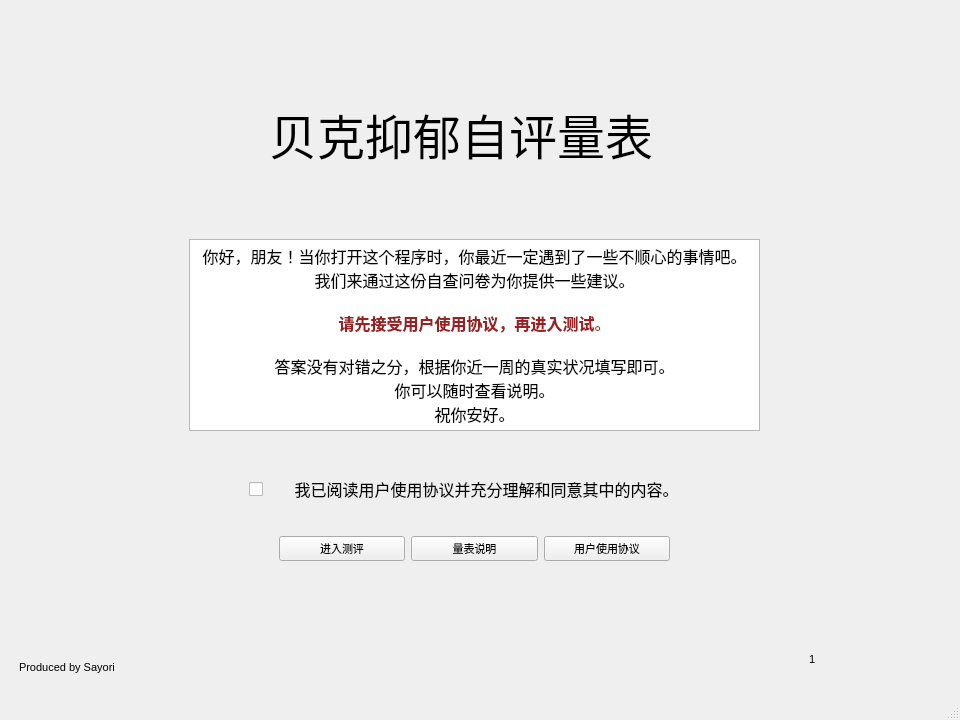
<?xml version="1.0" encoding="UTF-8"?>
<ui version="4.0">
 <class>MainWindow</class>
 <widget class="QMainWindow" name="MainWindow">
  <property name="geometry">
   <rect>
    <x>0</x>
    <y>0</y>
    <width>960</width>
    <height>720</height>
   </rect>
  </property>
  <property name="minimumSize">
   <size>
    <width>960</width>
    <height>720</height>
   </size>
  </property>
  <property name="maximumSize">
   <size>
    <width>960</width>
    <height>720</height>
   </size>
  </property>
  <property name="font">
   <font>
    <pointsize>8</pointsize>
   </font>
  </property>
  <property name="windowTitle">
   <string>MainWindow</string>
  </property>
  <widget class="QWidget" name="centralwidget">
   <widget class="QStackedWidget" name="stackedWidget">
    <property name="geometry">
     <rect>
      <x>9</x>
      <y>-1</y>
      <width>951</width>
      <height>691</height>
     </rect>
    </property>
    <property name="currentIndex">
     <number>0</number>
    </property>
    <widget class="QWidget" name="page">
     <widget class="QTextBrowser" name="textBrowser">
      <property name="geometry">
       <rect>
        <x>180</x>
        <y>240</y>
        <width>571</width>
        <height>192</height>
       </rect>
      </property>
      <property name="html">
       <string>&lt;!DOCTYPE HTML PUBLIC &quot;-//W3C//DTD HTML 4.0//EN&quot; &quot;http://www.w3.org/TR/REC-html40/strict.dtd&quot;&gt;
&lt;html&gt;&lt;head&gt;&lt;meta name=&quot;qrichtext&quot; content=&quot;1&quot; /&gt;&lt;meta charset=&quot;utf-8&quot; /&gt;&lt;style type=&quot;text/css&quot;&gt;
p, li { white-space: pre-wrap; }
hr { height: 1px; border-width: 0; }
li.unchecked::marker { content: &quot;\2610&quot;; }
li.checked::marker { content: &quot;\2612&quot;; }
&lt;/style&gt;&lt;/head&gt;&lt;body style=&quot; font-family:'Microsoft YaHei UI'; font-size:8pt; font-weight:400; font-style:normal;&quot;&gt;
&lt;p align=&quot;center&quot; style=&quot; margin-top:0px; margin-bottom:0px; margin-left:0px; margin-right:0px; -qt-block-indent:0; text-indent:0px;&quot;&gt;&lt;span style=&quot; font-size:12pt;&quot;&gt;你好，朋友！当你打开这个程序时，你最近一定遇到了一些不顺心的事情吧。&lt;/span&gt;&lt;/p&gt;
&lt;p align=&quot;center&quot; style=&quot; margin-top:0px; margin-bottom:0px; margin-left:0px; margin-right:0px; -qt-block-indent:0; text-indent:0px;&quot;&gt;&lt;span style=&quot; font-size:12pt;&quot;&gt;我们来通过这份自查问卷为你提供一些建议。&lt;/span&gt;&lt;/p&gt;
&lt;p align=&quot;center&quot; style=&quot;-qt-paragraph-type:empty; margin-top:0px; margin-bottom:0px; margin-left:0px; margin-right:0px; -qt-block-indent:0; text-indent:0px; font-size:12pt;&quot;&gt;&lt;br /&gt;&lt;/p&gt;
&lt;p align=&quot;center&quot; style=&quot; margin-top:0px; margin-bottom:0px; margin-left:0px; margin-right:0px; -qt-block-indent:0; text-indent:0px;&quot;&gt;&lt;span style=&quot; font-size:12pt; font-weight:700; color:#9a2022;&quot;&gt;请先接受用户使用协议，再进入测试&lt;/span&gt;&lt;span style=&quot; font-size:12pt; color:#9a2022;&quot;&gt;。&lt;/span&gt;&lt;/p&gt;
&lt;p align=&quot;center&quot; style=&quot;-qt-paragraph-type:empty; margin-top:0px; margin-bottom:0px; margin-left:0px; margin-right:0px; -qt-block-indent:0; text-indent:0px; font-size:12pt; color:#9a2022;&quot;&gt;&lt;br /&gt;&lt;/p&gt;
&lt;p align=&quot;center&quot; style=&quot; margin-top:0px; margin-bottom:0px; margin-left:0px; margin-right:0px; -qt-block-indent:0; text-indent:0px;&quot;&gt;&lt;span style=&quot; font-size:12pt;&quot;&gt;答案没有对错之分，根据你近一周的真实状况填写即可。&lt;/span&gt;&lt;/p&gt;
&lt;p align=&quot;center&quot; style=&quot; margin-top:0px; margin-bottom:0px; margin-left:0px; margin-right:0px; -qt-block-indent:0; text-indent:0px;&quot;&gt;&lt;span style=&quot; font-size:12pt;&quot;&gt;你可以随时查看说明。&lt;/span&gt;&lt;/p&gt;
&lt;p align=&quot;center&quot; style=&quot; margin-top:0px; margin-bottom:0px; margin-left:0px; margin-right:0px; -qt-block-indent:0; text-indent:0px;&quot;&gt;&lt;span style=&quot; font-size:12pt;&quot;&gt;祝你安好。&lt;/span&gt;&lt;/p&gt;&lt;/body&gt;&lt;/html&gt;</string>
      </property>
     </widget>
     <widget class="QLabel" name="version">
      <property name="geometry">
       <rect>
        <x>800</x>
        <y>640</y>
        <width>61</width>
        <height>41</height>
       </rect>
      </property>
      <property name="text">
       <string>1</string>
      </property>
     </widget>
     <widget class="QLabel" name="label">
      <property name="geometry">
       <rect>
        <x>260</x>
        <y>70</y>
        <width>411</width>
        <height>131</height>
       </rect>
      </property>
      <property name="font">
       <font>
        <family>等线</family>
        <pointsize>36</pointsize>
       </font>
      </property>
      <property name="text">
       <string>贝克抑郁自评量表</string>
      </property>
     </widget>
     <widget class="QWidget" name="horizontalLayoutWidget">
      <property name="geometry">
       <rect>
        <x>270</x>
        <y>510</y>
        <width>391</width>
        <height>80</height>
       </rect>
      </property>
      <layout class="QHBoxLayout" name="horizontalLayout">
       <item>
        <widget class="QPushButton" name="Enter">
         <property name="text">
          <string>进入测评</string>
         </property>
        </widget>
       </item>
       <item>
        <widget class="QPushButton" name="ins">
         <property name="text">
          <string>量表说明</string>
         </property>
        </widget>
       </item>
       <item>
        <widget class="QPushButton" name="Agreement">
         <property name="text">
          <string>用户使用协议</string>
         </property>
        </widget>
       </item>
      </layout>
     </widget>
     <widget class="QCheckBox" name="checkBox">
      <property name="geometry">
       <rect>
        <x>240</x>
        <y>480</y>
        <width>431</width>
        <height>20</height>
       </rect>
      </property>
      <property name="font">
       <font>
        <pointsize>12</pointsize>
       </font>
      </property>
      <property name="text">
       <string>      我已阅读用户使用协议并充分理解和同意其中的内容。</string>
      </property>
     </widget>
     <widget class="QLabel" name="label_3">
      <property name="geometry">
       <rect>
        <x>10</x>
        <y>660</y>
        <width>111</width>
        <height>16</height>
       </rect>
      </property>
      <property name="text">
       <string>Produced by Sayori</string>
      </property>
     </widget>
    </widget>
    <widget class="QWidget" name="page_2">
     <widget class="QTableWidget" name="mainTable">
      <property name="geometry">
       <rect>
        <x>-15</x>
        <y>31</y>
        <width>961</width>
        <height>521</height>
       </rect>
      </property>
      <property name="editTriggers">
       <set>QAbstractItemView::EditTrigger::NoEditTriggers</set>
      </property>
      <attribute name="horizontalHeaderVisible">
       <bool>true</bool>
      </attribute>
      <attribute name="verticalHeaderVisible">
       <bool>true</bool>
      </attribute>
      <column>
       <property name="text">
        <string>题号</string>
       </property>
      </column>
      <column>
       <property name="text">
        <string>描述1</string>
       </property>
      </column>
      <column>
       <property name="text">
        <string>描述2</string>
       </property>
      </column>
      <column>
       <property name="text">
        <string>描述3</string>
       </property>
      </column>
      <column>
       <property name="text">
        <string>描述4</string>
       </property>
      </column>
     </widget>
     <widget class="QWidget" name="horizontalLayoutWidget_2">
      <property name="geometry">
       <rect>
        <x>0</x>
        <y>560</y>
        <width>951</width>
        <height>31</height>
       </rect>
      </property>
      <layout class="QHBoxLayout" name="horizontalLayout_2">
       <item>
        <spacer name="horizontalSpacer">
         <property name="orientation">
          <enum>Qt::Orientation::Horizontal</enum>
         </property>
         <property name="sizeHint" stdset="0">
          <size>
           <width>40</width>
           <height>20</height>
          </size>
         </property>
        </spacer>
       </item>
       <item>
        <widget class="QPushButton" name="prePage">
         <property name="text">
          <string>上一页</string>
         </property>
        </widget>
       </item>
       <item>
        <widget class="QPushButton" name="nextPage">
         <property name="text">
          <string>下一页</string>
         </property>
        </widget>
       </item>
       <item>
        <widget class="QPushButton" name="submit">
         <property name="text">
          <string>提交</string>
         </property>
        </widget>
       </item>
       <item>
        <spacer name="horizontalSpacer_2">
         <property name="orientation">
          <enum>Qt::Orientation::Horizontal</enum>
         </property>
         <property name="sizeHint" stdset="0">
          <size>
           <width>40</width>
           <height>20</height>
          </size>
         </property>
        </spacer>
       </item>
      </layout>
     </widget>
     <widget class="QWidget" name="horizontalLayoutWidget_4">
      <property name="geometry">
       <rect>
        <x>0</x>
        <y>590</y>
        <width>951</width>
        <height>41</height>
       </rect>
      </property>
      <layout class="QHBoxLayout" name="horizontalLayout_4">
       <item>
        <spacer name="horizontalSpacer_6">
         <property name="orientation">
          <enum>Qt::Orientation::Horizontal</enum>
         </property>
         <property name="sizeHint" stdset="0">
          <size>
           <width>40</width>
           <height>20</height>
          </size>
         </property>
        </spacer>
       </item>
       <item>
        <widget class="QLabel" name="pageHint">
         <property name="text">
          <string/>
         </property>
        </widget>
       </item>
       <item>
        <spacer name="horizontalSpacer_7">
         <property name="orientation">
          <enum>Qt::Orientation::Horizontal</enum>
         </property>
         <property name="sizeHint" stdset="0">
          <size>
           <width>40</width>
           <height>20</height>
          </size>
         </property>
        </spacer>
       </item>
      </layout>
     </widget>
     <widget class="QWidget" name="horizontalLayoutWidget_3">
      <property name="geometry">
       <rect>
        <x>0</x>
        <y>630</y>
        <width>951</width>
        <height>41</height>
       </rect>
      </property>
      <layout class="QHBoxLayout" name="horizontalLayout_3">
       <item>
        <spacer name="horizontalSpacer_5">
         <property name="orientation">
          <enum>Qt::Orientation::Horizontal</enum>
         </property>
         <property name="sizeHint" stdset="0">
          <size>
           <width>40</width>
           <height>20</height>
          </size>
         </property>
        </spacer>
       </item>
       <item>
        <widget class="QLabel" name="hint">
         <property name="font">
          <font>
           <pointsize>12</pointsize>
          </font>
         </property>
         <property name="text">
          <string/>
         </property>
        </widget>
       </item>
       <item>
        <spacer name="horizontalSpacer_4">
         <property name="orientation">
          <enum>Qt::Orientation::Horizontal</enum>
         </property>
         <property name="sizeHint" stdset="0">
          <size>
           <width>40</width>
           <height>20</height>
          </size>
         </property>
        </spacer>
       </item>
      </layout>
     </widget>
    </widget>
    <widget class="QWidget" name="page_3">
     <widget class="QTextBrowser" name="textBrowser_2">
      <property name="geometry">
       <rect>
        <x>0</x>
        <y>260</y>
        <width>931</width>
        <height>411</height>
       </rect>
      </property>
      <property name="html">
       <string>&lt;!DOCTYPE HTML PUBLIC &quot;-//W3C//DTD HTML 4.0//EN&quot; &quot;http://www.w3.org/TR/REC-html40/strict.dtd&quot;&gt;
&lt;html&gt;&lt;head&gt;&lt;meta name=&quot;qrichtext&quot; content=&quot;1&quot; /&gt;&lt;meta charset=&quot;utf-8&quot; /&gt;&lt;style type=&quot;text/css&quot;&gt;
p, li { white-space: pre-wrap; }
hr { height: 1px; border-width: 0; }
li.unchecked::marker { content: &quot;\2610&quot;; }
li.checked::marker { content: &quot;\2612&quot;; }
&lt;/style&gt;&lt;/head&gt;&lt;body style=&quot; font-family:'Microsoft YaHei UI'; font-size:8pt; font-weight:400; font-style:normal;&quot;&gt;
&lt;p style=&quot; margin-top:0px; margin-bottom:0px; margin-left:0px; margin-right:0px; -qt-block-indent:0; text-indent:0px;&quot;&gt;&lt;span style=&quot; font-family:'ui-sans-serif','system-ui','sans-serif','Apple Color Emoji','Segoe UI Emoji','Segoe UI Symbol','Noto Color Emoji'; font-size:12pt; font-weight:700; color:#1f2329; background-color:#ffffff;&quot;&gt;本测试结果基于贝克抑郁量表设计，仅为自我评估参考，在任何时间、场合下均不构成医学诊断或治疗依据。&lt;/span&gt;&lt;/p&gt;
&lt;p style=&quot;-qt-paragraph-type:empty; margin-top:0px; margin-bottom:0px; margin-left:0px; margin-right:0px; -qt-block-indent:0; text-indent:0px; font-family:'ui-sans-serif','system-ui','sans-serif','Apple Color Emoji','Segoe UI Emoji','Segoe UI Symbol','Noto Color Emoji'; font-size:10pt; font-weight:700; color:#1f2329;&quot;&gt;&lt;br /&gt;&lt;/p&gt;
&lt;p style=&quot; margin-top:0px; margin-bottom:0px; margin-left:0px; margin-right:0px; -qt-block-indent:0; text-indent:0px;&quot;&gt;&lt;span style=&quot; font-family:'Inter','-apple-system','BlinkMacSystemFont','Segoe UI','PingFang SC','Hiragino Sans GB','Microsoft YaHei','Helvetica Neue','Helvetica','Arial','sans-serif'; font-size:12pt; color:#000000; background-color:#ffffff;&quot;&gt;本次测试结果基于您的自我报告生成，仅为个人情绪状态的参考性反馈，不构成任何医学诊断、治疗建议或健康结论。心理状态的评估需要结合专业访谈、临床观察等多维度信息，若您在测试中发现自身存在持续的情绪困扰（如长期低落、焦虑、失眠、兴趣减退等），或测试结果让您对自身心理健康状况产生担忧，建议及时联系专业心理咨询师、心理医生或前往正规医疗机构的心理科就诊，获得科学的评估与支持。&lt;/span&gt;&lt;/p&gt;
&lt;p style=&quot;-qt-paragraph-type:empty; margin-top:0px; margin-bottom:0px; margin-left:0px; margin-right:0px; -qt-block-indent:0; text-indent:0px; font-family:'Inter','-apple-system','BlinkMacSystemFont','Segoe UI','PingFang SC','Hiragino Sans GB','Microsoft YaHei','Helvetica Neue','Helvetica','Arial','sans-serif'; font-size:12pt; color:#000000;&quot;&gt;&lt;br /&gt;&lt;/p&gt;
&lt;p style=&quot; margin-top:0px; margin-bottom:0px; margin-left:0px; margin-right:0px; -qt-block-indent:0; text-indent:0px; line-height:24px; background-color:#ffffff;&quot;&gt;&lt;span style=&quot; font-family:'Inter','-apple-system','BlinkMacSystemFont','Segoe UI','PingFang SC','Hiragino Sans GB','Microsoft YaHei','Helvetica Neue','Helvetica','Arial','sans-serif'; font-size:12pt; color:#000000; background-color:#ffffff;&quot;&gt;情绪的起伏是人生常态，正视自身感受、主动关注心理健康，是爱自己的重要表现。无论测试结果如何，都愿您能始终保持对生活的热爱与接纳，在需要时勇敢寻求帮助，也能在日常中通过运动、倾诉、兴趣爱好等方式调节身心，保持积极平和的心态。&lt;/span&gt;&lt;/p&gt;
&lt;p style=&quot;-qt-paragraph-type:empty; margin-top:0px; margin-bottom:0px; margin-left:0px; margin-right:0px; -qt-block-indent:0; text-indent:0px; line-height:24px; font-family:'Inter','-apple-system','BlinkMacSystemFont','Segoe UI','PingFang SC','Hiragino Sans GB','Microsoft YaHei','Helvetica Neue','Helvetica','Arial','sans-serif'; font-size:12pt; color:#000000; background-color:#ffffff;&quot;&gt;&lt;br /&gt;&lt;/p&gt;
&lt;p style=&quot; margin-top:0px; margin-bottom:0px; margin-left:0px; margin-right:0px; -qt-block-indent:0; text-indent:0px; line-height:24px; background-color:#ffffff;&quot;&gt;&lt;span style=&quot; font-family:'Inter','-apple-system','BlinkMacSystemFont','Segoe UI','PingFang SC','Hiragino Sans GB','Microsoft YaHei','Helvetica Neue','Helvetica','Arial','sans-serif'; font-size:12pt; color:#000000; background-color:#ffffff;&quot;&gt;再次感谢您的参与，祝您身心健康，生活顺遂！&lt;/span&gt;&lt;/p&gt;
&lt;p style=&quot;-qt-paragraph-type:empty; margin-top:0px; margin-bottom:0px; margin-left:0px; margin-right:0px; -qt-block-indent:0; text-indent:0px; font-family:'ui-sans-serif','system-ui','sans-serif','Apple Color Emoji','Segoe UI Emoji','Segoe UI Symbol','Noto Color Emoji'; font-size:14pt; color:#1f2329;&quot;&gt;&lt;br /&gt;&lt;/p&gt;
&lt;p style=&quot;-qt-paragraph-type:empty; margin-top:0px; margin-bottom:0px; margin-left:0px; margin-right:0px; -qt-block-indent:0; text-indent:0px;&quot;&gt;&lt;br /&gt;&lt;/p&gt;
&lt;p style=&quot;-qt-paragraph-type:empty; margin-top:0px; margin-bottom:0px; margin-left:0px; margin-right:0px; -qt-block-indent:0; text-indent:0px;&quot;&gt;&lt;br /&gt;&lt;/p&gt;
&lt;p style=&quot;-qt-paragraph-type:empty; margin-top:0px; margin-bottom:0px; margin-left:0px; margin-right:0px; -qt-block-indent:0; text-indent:0px;&quot;&gt;&lt;br /&gt;&lt;/p&gt;
&lt;p style=&quot; margin-top:0px; margin-bottom:0px; margin-left:0px; margin-right:0px; -qt-block-indent:0; text-indent:0px;&quot;&gt;&lt;span style=&quot; font-family:'ui-sans-serif','system-ui','sans-serif','Apple Color Emoji','Segoe UI Emoji','Segoe UI Symbol','Noto Color Emoji'; font-size:12pt; color:#9a1719; background-color:#ffffff;&quot;&gt;血的教训：&lt;/span&gt;&lt;span style=&quot; font-family:'ui-sans-serif','system-ui','sans-serif','Apple Color Emoji','Segoe UI Emoji','Segoe UI Symbol','Noto Color Emoji'; font-size:12pt; font-weight:700; color:#9a1719; background-color:#ffffff;&quot;&gt;严禁仅凭本结果自行判断或采取干预措施。&lt;/span&gt;&lt;/p&gt;
&lt;p style=&quot;-qt-paragraph-type:empty; margin-top:0px; margin-bottom:0px; margin-left:0px; margin-right:0px; -qt-block-indent:0; text-indent:0px; font-family:'ui-sans-serif','system-ui','sans-serif','Apple Color Emoji','Segoe UI Emoji','Segoe UI Symbol','Noto Color Emoji'; font-size:12pt; font-weight:700; color:#9a1719;&quot;&gt;&lt;br /&gt;&lt;/p&gt;
&lt;p style=&quot;-qt-paragraph-type:empty; margin-top:0px; margin-bottom:0px; margin-left:0px; margin-right:0px; -qt-block-indent:0; text-indent:0px;&quot;&gt;&lt;br /&gt;&lt;/p&gt;
&lt;p style=&quot;-qt-paragraph-type:empty; margin-top:0px; margin-bottom:0px; margin-left:0px; margin-right:0px; -qt-block-indent:0; text-indent:0px;&quot;&gt;&lt;br /&gt;&lt;/p&gt;
&lt;p style=&quot;-qt-paragraph-type:empty; margin-top:0px; margin-bottom:0px; margin-left:0px; margin-right:0px; -qt-block-indent:0; text-indent:0px;&quot;&gt;&lt;br /&gt;&lt;/p&gt;
&lt;p style=&quot;-qt-paragraph-type:empty; margin-top:0px; margin-bottom:0px; margin-left:0px; margin-right:0px; -qt-block-indent:0; text-indent:0px;&quot;&gt;&lt;br /&gt;&lt;/p&gt;
&lt;p style=&quot;-qt-paragraph-type:empty; margin-top:0px; margin-bottom:0px; margin-left:0px; margin-right:0px; -qt-block-indent:0; text-indent:0px;&quot;&gt;&lt;br /&gt;&lt;/p&gt;&lt;/body&gt;&lt;/html&gt;</string>
      </property>
     </widget>
     <widget class="QWidget" name="layoutWidget">
      <property name="geometry">
       <rect>
        <x>0</x>
        <y>10</y>
        <width>421</width>
        <height>241</height>
       </rect>
      </property>
      <layout class="QVBoxLayout" name="verticalLayout_2">
       <item>
        <widget class="QLabel" name="label_2">
         <property name="font">
          <font>
           <pointsize>24</pointsize>
          </font>
         </property>
         <property name="text">
          <string>总项目数        21</string>
         </property>
         <property name="alignment">
          <set>Qt::AlignmentFlag::AlignCenter</set>
         </property>
        </widget>
       </item>
       <item>
        <layout class="QHBoxLayout" name="horizontalLayout_11">
         <item>
          <widget class="QLabel" name="label_7">
           <property name="font">
            <font>
             <pointsize>11</pointsize>
            </font>
           </property>
           <property name="text">
            <string>总分</string>
           </property>
           <property name="alignment">
            <set>Qt::AlignmentFlag::AlignCenter</set>
           </property>
          </widget>
         </item>
         <item>
          <widget class="QLabel" name="sum">
           <property name="font">
            <font>
             <pointsize>18</pointsize>
            </font>
           </property>
           <property name="text">
            <string>0</string>
           </property>
           <property name="alignment">
            <set>Qt::AlignmentFlag::AlignCenter</set>
           </property>
          </widget>
         </item>
        </layout>
       </item>
      </layout>
     </widget>
     <widget class="QTextBrowser" name="textBrowser_3">
      <property name="geometry">
       <rect>
        <x>430</x>
        <y>10</y>
        <width>501</width>
        <height>241</height>
       </rect>
      </property>
      <property name="html">
       <string>&lt;!DOCTYPE HTML PUBLIC &quot;-//W3C//DTD HTML 4.0//EN&quot; &quot;http://www.w3.org/TR/REC-html40/strict.dtd&quot;&gt;
&lt;html&gt;&lt;head&gt;&lt;meta name=&quot;qrichtext&quot; content=&quot;1&quot; /&gt;&lt;meta charset=&quot;utf-8&quot; /&gt;&lt;style type=&quot;text/css&quot;&gt;
p, li { white-space: pre-wrap; }
hr { height: 1px; border-width: 0; }
li.unchecked::marker { content: &quot;\2610&quot;; }
li.checked::marker { content: &quot;\2612&quot;; }
&lt;/style&gt;&lt;/head&gt;&lt;body style=&quot; font-family:'Microsoft YaHei UI'; font-size:8pt; font-weight:400; font-style:normal;&quot;&gt;
&lt;p align=&quot;center&quot; style=&quot; margin-top:0px; margin-bottom:0px; margin-left:0px; margin-right:0px; -qt-block-indent:0; text-indent:0px;&quot;&gt;&lt;span style=&quot; font-size:14pt;&quot;&gt;参考标准&lt;/span&gt;&lt;/p&gt;
&lt;p style=&quot;-qt-paragraph-type:empty; margin-top:0px; margin-bottom:0px; margin-left:0px; margin-right:0px; -qt-block-indent:0; text-indent:0px; font-size:14pt;&quot;&gt;&lt;br /&gt;&lt;/p&gt;
&lt;p style=&quot;-qt-paragraph-type:empty; margin-top:0px; margin-bottom:0px; margin-left:0px; margin-right:0px; -qt-block-indent:0; text-indent:0px;&quot;&gt;&lt;br /&gt;&lt;/p&gt;
&lt;p style=&quot;-qt-paragraph-type:empty; margin-top:0px; margin-bottom:0px; margin-left:0px; margin-right:0px; -qt-block-indent:0; text-indent:0px;&quot;&gt;&lt;br /&gt;&lt;/p&gt;
&lt;p style=&quot;-qt-paragraph-type:empty; margin-top:0px; margin-bottom:0px; margin-left:0px; margin-right:0px; -qt-block-indent:0; text-indent:0px;&quot;&gt;&lt;br /&gt;&lt;/p&gt;
&lt;p style=&quot;-qt-paragraph-type:empty; margin-top:0px; margin-bottom:0px; margin-left:0px; margin-right:0px; -qt-block-indent:0; text-indent:0px;&quot;&gt;&lt;br /&gt;&lt;/p&gt;
&lt;p style=&quot; margin-top:0px; margin-bottom:0px; margin-left:0px; margin-right:0px; -qt-block-indent:0; text-indent:0px;&quot;&gt;&lt;span style=&quot; font-size:12pt;&quot;&gt;注意：下述标准&lt;/span&gt;&lt;span style=&quot; font-size:16pt; font-weight:700;&quot;&gt;仅供参考&lt;/span&gt;&lt;span style=&quot; font-size:12pt;&quot;&gt;，不能仅凭此结果自行诊断、定论。&lt;/span&gt;&lt;/p&gt;
&lt;p style=&quot; margin-top:0px; margin-bottom:0px; margin-left:0px; margin-right:0px; -qt-block-indent:0; text-indent:0px;&quot;&gt;&lt;span style=&quot; font-size:12pt;&quot;&gt;如有需要，请接受专业人员帮助。&lt;/span&gt;&lt;/p&gt;
&lt;p style=&quot;-qt-paragraph-type:empty; margin-top:0px; margin-bottom:0px; margin-left:0px; margin-right:0px; -qt-block-indent:0; text-indent:0px; font-size:12pt;&quot;&gt;&lt;br /&gt;&lt;/p&gt;
&lt;p style=&quot;-qt-paragraph-type:empty; margin-top:0px; margin-bottom:0px; margin-left:0px; margin-right:0px; -qt-block-indent:0; text-indent:0px;&quot;&gt;&lt;br /&gt;&lt;/p&gt;
&lt;p style=&quot;-qt-paragraph-type:empty; margin-top:0px; margin-bottom:0px; margin-left:0px; margin-right:0px; -qt-block-indent:0; text-indent:0px;&quot;&gt;&lt;br /&gt;&lt;/p&gt;
&lt;p style=&quot;-qt-paragraph-type:empty; margin-top:0px; margin-bottom:0px; margin-left:0px; margin-right:0px; -qt-block-indent:0; text-indent:0px;&quot;&gt;&lt;br /&gt;&lt;/p&gt;
&lt;p style=&quot;-qt-paragraph-type:empty; margin-top:0px; margin-bottom:0px; margin-left:0px; margin-right:0px; -qt-block-indent:0; text-indent:0px;&quot;&gt;&lt;br /&gt;&lt;/p&gt;
&lt;p style=&quot;-qt-paragraph-type:empty; margin-top:0px; margin-bottom:0px; margin-left:0px; margin-right:0px; -qt-block-indent:0; text-indent:0px;&quot;&gt;&lt;br /&gt;&lt;/p&gt;
&lt;p style=&quot;-qt-paragraph-type:empty; margin-top:0px; margin-bottom:0px; margin-left:0px; margin-right:0px; -qt-block-indent:0; text-indent:0px;&quot;&gt;&lt;br /&gt;&lt;/p&gt;
&lt;p style=&quot; margin-top:0px; margin-bottom:0px; margin-left:0px; margin-right:0px; -qt-block-indent:0; text-indent:0px;&quot;&gt;总分——&lt;/p&gt;
&lt;p style=&quot;-qt-paragraph-type:empty; margin-top:0px; margin-bottom:0px; margin-left:0px; margin-right:0px; -qt-block-indent:0; text-indent:0px;&quot;&gt;&lt;br /&gt;&lt;/p&gt;
&lt;p style=&quot; margin-top:0px; margin-bottom:0px; margin-left:0px; margin-right:0px; -qt-block-indent:0; text-indent:0px;&quot;&gt;&lt;span style=&quot; font-family:'宋体'; font-size:12pt; color:#000000;&quot;&gt;0-9分：无抑郁，继续享受生活的美好。&lt;/span&gt;&lt;/p&gt;
&lt;p style=&quot; margin-top:12px; margin-bottom:12px; margin-left:0px; margin-right:0px; -qt-block-indent:0; text-indent:0px; line-height:15px; background-color:#f3f9ee;&quot;&gt;&lt;span style=&quot; font-family:'宋体'; font-size:12pt; color:#000000;&quot;&gt;10-18：可能的轻度抑郁，或许你需要和朋友、家人多聊聊。&lt;/span&gt;&lt;/p&gt;
&lt;p style=&quot; margin-top:12px; margin-bottom:12px; margin-left:0px; margin-right:0px; -qt-block-indent:0; text-indent:0px; line-height:15px; background-color:#f3f9ee;&quot;&gt;&lt;span style=&quot; font-family:'宋体'; font-size:12pt; color:#000000;&quot;&gt;19-29：可能的中度抑郁，你需要寻求他人的帮助，包括心理咨询和心理门诊。&lt;/span&gt;&lt;/p&gt;
&lt;p style=&quot; margin-top:12px; margin-bottom:12px; margin-left:0px; margin-right:0px; -qt-block-indent:0; text-indent:0px; line-height:15px; background-color:#f3f9ee;&quot;&gt;&lt;span style=&quot; font-family:'宋体'; font-size:12pt; color:#000000;&quot;&gt;30-63：可能的严重抑郁，建议接受心理门诊的帮助，而且多与家人、朋友在一起。&lt;/span&gt;&lt;/p&gt;
&lt;p style=&quot; margin-top:0px; margin-bottom:0px; margin-left:0px; margin-right:0px; -qt-block-indent:0; text-indent:0px;&quot;&gt;&lt;span style=&quot; font-family:'宋体'; font-size:12pt; font-weight:700; color:#000000;&quot;&gt;此结果仅供参考，旨在辅助判断当前心理健康状况以决定是否前往寻求帮助。此结果不能作为任何正式的诊断结果！&lt;/span&gt;&lt;/p&gt;&lt;/body&gt;&lt;/html&gt;</string>
      </property>
     </widget>
    </widget>
   </widget>
  </widget>
  <widget class="QMenuBar" name="menubar">
   <property name="geometry">
    <rect>
     <x>0</x>
     <y>0</y>
     <width>960</width>
     <height>20</height>
    </rect>
   </property>
  </widget>
  <widget class="QStatusBar" name="statusbar"/>
 </widget>
 <resources/>
 <connections/>
</ui>
